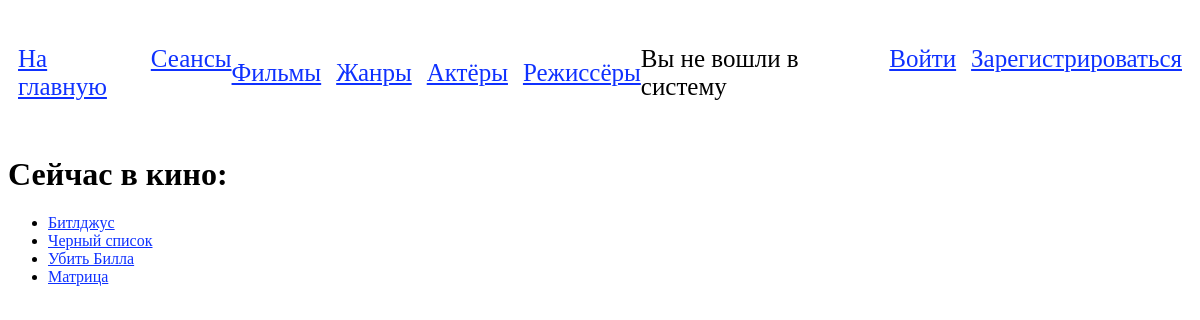
The app's page /sessions/ with its own data.
### app/models.py (models this page shows, shortened)
class Session(models.Model):
    film = models.ForeignKey(Film, on_delete=models.CASCADE)
    start_time = models.DateTimeField()
    end_time = models.DateTimeField()
    ticket_price = models.IntegerField(default=300)
    tickets_total = models.IntegerField(default=500)
    tickets_sold = models.IntegerField(default=0)

class Film(models.Model):
    name = models.CharField(max_length=100)
    description = models.CharField(max_length=500, null=True)
    release_date = models.DateField()
    director = models.ManyToManyField(Director, related_name='directed_films')
    genre = models.ManyToManyField(Genre)
    actors = models.ManyToManyField(Actor, related_name='acted_films')
    duration = models.IntegerField()  # minutes
    def __str__(self):
        return self.name

### app/views.py (the view)
# urls.py: path('sessions/', views.sessions, name='sessions'),
def sessions(request):
    sessions_list = Session.objects.all()
    session_film = Film.objects.all()
    return render(request, 'cinema/sessions.html', {'sessions_list': sessions_list,
                                                                        'session_films': session_film})

### templates/cinema/sessions.html (shortened to what this page needs)
{% extends 'cinema/base.html' %}
{% block content %}
    <h1>Сейчас в кино:</h1>
    <ul>
        {% for session in sessions_list %}
            <li><a href="{% url 'session_detail' session.id %}">{{ session.film }}</a></li>
        {% endfor %}
    </ul>
{% endblock %}

### static/css/styles.css (style rules this page uses)
a { color: #0f31ff; }

### records on screen
Session: film "Битлджус"
Session: film "Черный список"
Session: film "Убить Билла"
Session: film "Матрица"
